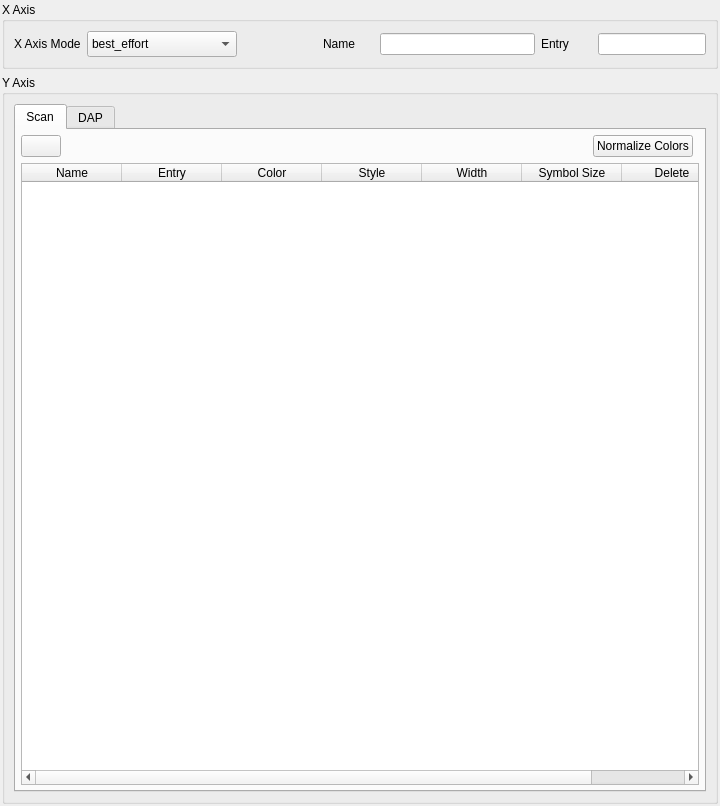
<?xml version="1.0" encoding="UTF-8"?>
<ui version="4.0">
 <class>Form</class>
 <widget class="QWidget" name="Form">
  <property name="geometry">
   <rect>
    <x>0</x>
    <y>0</y>
    <width>720</width>
    <height>806</height>
   </rect>
  </property>
  <property name="windowTitle">
   <string>Form</string>
  </property>
  <layout class="QVBoxLayout" name="verticalLayout_2">
   <property name="leftMargin">
    <number>2</number>
   </property>
   <property name="topMargin">
    <number>2</number>
   </property>
   <property name="rightMargin">
    <number>2</number>
   </property>
   <property name="bottomMargin">
    <number>2</number>
   </property>
   <item>
    <widget class="QGroupBox" name="x_group_box">
     <property name="title">
      <string>X Axis</string>
     </property>
        <layout class="QHBoxLayout" name="horizontalLayout" stretch="0,0,0,0,1,3,1,0">
      <item>
       <widget class="QLabel" name="x_mode_label">
        <property name="text">
         <string>X Axis Mode</string>
        </property>
       </widget>
      </item>
      <item>
       <widget class="QComboBox" name="x_mode">
        <property name="minimumSize">
         <size>
          <width>150</width>
          <height>26</height>
         </size>
        </property>
        <item>
         <property name="text">
          <string>best_effort</string>
         </property>
        </item>
        <item>
         <property name="text">
          <string>device</string>
         </property>
        </item>
        <item>
         <property name="text">
          <string>index</string>
         </property>
        </item>
        <item>
         <property name="text">
          <string>timestamp</string>
         </property>
        </item>
       </widget>
      </item>
      <item>
       <spacer name="horizontalSpacer_3">
        <property name="orientation">
         <enum>Qt::Orientation::Horizontal</enum>
        </property>
        <property name="sizeHint" stdset="0">
         <size>
          <width>40</width>
          <height>20</height>
         </size>
        </property>
       </spacer>
      </item>
      <item>
       <spacer name="horizontalSpacer_4">
        <property name="orientation">
         <enum>Qt::Orientation::Horizontal</enum>
        </property>
        <property name="sizeHint" stdset="0">
         <size>
          <width>40</width>
          <height>20</height>
         </size>
        </property>
       </spacer>
      </item>
      <item>
       <widget class="QLabel" name="x_name_label">
        <property name="text">
         <string>Name</string>
        </property>
       </widget>
      </item>
      <item>
       <widget class="DeviceLineEdit" name="x_name"/>
      </item>
      <item>
       <widget class="QLabel" name="x_entry_label">
        <property name="text">
         <string>Entry</string>
        </property>
       </widget>
      </item>
      <item>
          <widget class="SignalLineEdit" name="x_entry"/>
      </item>
     </layout>
    </widget>
   </item>
   <item>
    <widget class="QGroupBox" name="y_group_box">
     <property name="title">
      <string>Y Axis</string>
     </property>
     <layout class="QVBoxLayout" name="verticalLayout">
      <item>
       <widget class="QTabWidget" name="tabWidget">
        <property name="currentIndex">
         <number>0</number>
        </property>
        <widget class="QWidget" name="tab_scan">
         <attribute name="title">
          <string>Scan</string>
         </attribute>
         <layout class="QGridLayout" name="gridLayout">
          <property name="leftMargin">
           <number>5</number>
          </property>
          <property name="topMargin">
           <number>5</number>
          </property>
          <property name="rightMargin">
           <number>5</number>
          </property>
          <property name="bottomMargin">
           <number>5</number>
          </property>
          <item row="0" column="2">
           <widget class="QPushButton" name="normalize_colors_scan">
            <property name="text">
             <string>Normalize Colors</string>
            </property>
           </widget>
          </item>
          <item row="1" column="0" colspan="4">
           <widget class="QTableWidget" name="scan_table">
            <property name="rowCount">
             <number>0</number>
            </property>
            <attribute name="horizontalHeaderCascadingSectionResizes">
             <bool>false</bool>
            </attribute>
            <attribute name="horizontalHeaderShowSortIndicator" stdset="0">
             <bool>true</bool>
            </attribute>
            <attribute name="horizontalHeaderStretchLastSection">
             <bool>true</bool>
            </attribute>
            <attribute name="verticalHeaderStretchLastSection">
             <bool>false</bool>
            </attribute>
            <column>
             <property name="text">
              <string>Name</string>
             </property>
            </column>
            <column>
             <property name="text">
              <string>Entry</string>
             </property>
            </column>
            <column>
             <property name="text">
              <string>Color</string>
             </property>
            </column>
            <column>
             <property name="text">
              <string>Style</string>
             </property>
            </column>
            <column>
             <property name="text">
              <string>Width</string>
             </property>
            </column>
            <column>
             <property name="text">
              <string>Symbol Size</string>
             </property>
            </column>
            <column>
             <property name="text">
              <string>Delete</string>
             </property>
            </column>
           </widget>
          </item>
          <item row="0" column="1">
           <spacer name="horizontalSpacer">
            <property name="orientation">
             <enum>Qt::Orientation::Horizontal</enum>
            </property>
            <property name="sizeHint" stdset="0">
             <size>
              <width>40</width>
              <height>20</height>
             </size>
            </property>
           </spacer>
          </item>
          <item row="0" column="0">
           <widget class="QPushButton" name="add_curve">
            <property name="toolTip">
             <string/>
            </property>
            <property name="text">
             <string/>
            </property>
           </widget>
          </item>
          <item row="0" column="3">
           <widget class="ColormapSelector" name="color_map_selector_scan"/>
          </item>
         </layout>
        </widget>
        <widget class="QWidget" name="tab_DAP">
         <attribute name="title">
          <string>DAP</string>
         </attribute>
         <layout class="QGridLayout" name="gridLayout_2">
          <property name="leftMargin">
           <number>5</number>
          </property>
          <property name="topMargin">
           <number>5</number>
          </property>
          <property name="rightMargin">
           <number>5</number>
          </property>
          <property name="bottomMargin">
           <number>5</number>
          </property>
          <item row="1" column="0" colspan="4">
           <widget class="QTableWidget" name="dap_table">
            <attribute name="horizontalHeaderShowSortIndicator" stdset="0">
             <bool>true</bool>
            </attribute>
            <attribute name="horizontalHeaderStretchLastSection">
             <bool>true</bool>
            </attribute>
            <column>
             <property name="text">
              <string>Name</string>
             </property>
            </column>
            <column>
             <property name="text">
              <string>Entry</string>
             </property>
            </column>
            <column>
             <property name="text">
              <string>Model</string>
             </property>
            </column>
            <column>
             <property name="text">
              <string>Color</string>
             </property>
            </column>
            <column>
             <property name="text">
              <string>Style</string>
             </property>
            </column>
            <column>
             <property name="text">
              <string>Width</string>
             </property>
            </column>
            <column>
             <property name="text">
              <string>Symbol Size</string>
             </property>
            </column>
            <column>
             <property name="text">
              <string>Delete</string>
             </property>
            </column>
           </widget>
          </item>
          <item row="0" column="2">
           <widget class="QPushButton" name="normalize_colors_dap">
            <property name="text">
             <string>Normalize Colors</string>
            </property>
           </widget>
          </item>
          <item row="0" column="1">
           <spacer name="horizontalSpacer_2">
            <property name="orientation">
             <enum>Qt::Orientation::Horizontal</enum>
            </property>
            <property name="sizeHint" stdset="0">
             <size>
              <width>585</width>
              <height>20</height>
             </size>
            </property>
           </spacer>
          </item>
          <item row="0" column="0">
           <widget class="QPushButton" name="add_dap">
            <property name="text">
             <string/>
            </property>
           </widget>
          </item>
          <item row="0" column="3">
           <widget class="ColormapSelector" name="color_map_selector_dap"/>
          </item>
         </layout>
        </widget>
       </widget>
      </item>
     </layout>
    </widget>
   </item>
  </layout>
 </widget>
 <customwidgets>
  <customwidget>
   <class>DeviceLineEdit</class>
   <extends>QLineEdit</extends>
   <header>device_line_edit</header>
  </customwidget>
  <customwidget>
      <class>SignalLineEdit</class>
      <extends>QLineEdit</extends>
      <header>signal_line_edit</header>
  </customwidget>
     <customwidget>
   <class>ColormapSelector</class>
   <extends>QWidget</extends>
   <header>colormap_selector</header>
  </customwidget>
 </customwidgets>
 <resources/>
    <connections>
        <connection>
            <sender>x_name</sender>
            <signal>device_selected(QString)</signal>
            <receiver>x_entry</receiver>
            <slot>set_device(QString)</slot>
            <hints>
                <hint type="sourcelabel">
                    <x>465</x>
                    <y>34</y>
                </hint>
                <hint type="destinationlabel">
                    <x>609</x>
                    <y>39</y>
                </hint>
            </hints>
        </connection>
    </connections>
</ui>
